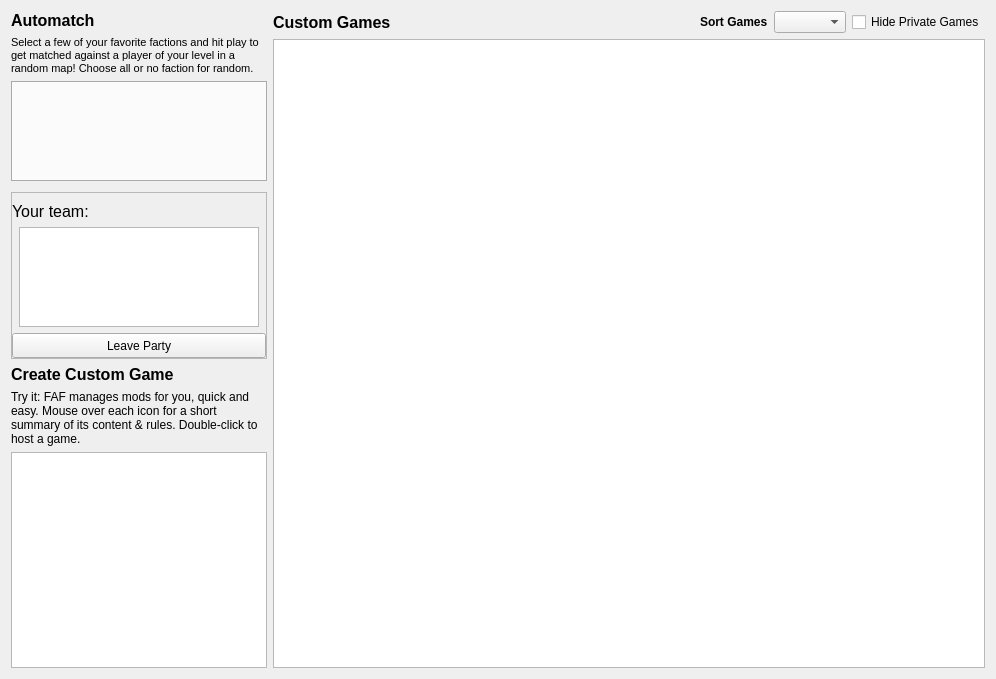
<?xml version="1.0" encoding="UTF-8"?>
<ui version="4.0">
 <class>Form</class>
 <widget class="QWidget" name="Form">
  <property name="geometry">
   <rect>
    <x>0</x>
    <y>0</y>
    <width>996</width>
    <height>679</height>
   </rect>
  </property>
  <property name="sizePolicy">
   <sizepolicy hsizetype="Expanding" vsizetype="Expanding">
    <horstretch>0</horstretch>
    <verstretch>0</verstretch>
   </sizepolicy>
  </property>
  <property name="windowTitle">
   <string>Form</string>
  </property>
  <layout class="QGridLayout" name="gridLayout_3">
   <item row="0" column="0">
    <widget class="QFrame" name="frame">
     <property name="sizePolicy">
      <sizepolicy hsizetype="Fixed" vsizetype="Expanding">
       <horstretch>0</horstretch>
       <verstretch>0</verstretch>
      </sizepolicy>
     </property>
     <property name="lineWidth">
      <number>0</number>
     </property>
     <layout class="QVBoxLayout" name="verticalLayout">
      <property name="leftMargin">
       <number>0</number>
      </property>
      <property name="topMargin">
       <number>0</number>
      </property>
      <property name="rightMargin">
       <number>0</number>
      </property>
      <property name="bottomMargin">
       <number>0</number>
      </property>
      <item>
       <widget class="QLabel" name="labelAutomatch">
        <property name="palette">
         <palette>
          <active/>
          <inactive/>
          <disabled/>
         </palette>
        </property>
        <property name="font">
         <font>
          <family>Segoe UI</family>
          <pointsize>12</pointsize>
          <bold>true</bold>
         </font>
        </property>
        <property name="text">
         <string>Automatch</string>
        </property>
       </widget>
      </item>
      <item>
       <widget class="QLabel" name="labelRankedHint">
        <property name="mouseTracking">
         <bool>true</bool>
        </property>
        <property name="text">
         <string>&lt;!DOCTYPE HTML PUBLIC &quot;-//W3C//DTD HTML 4.0//EN&quot; &quot;http://www.w3.org/TR/REC-html40/strict.dtd&quot;&gt;&lt;html&gt;&lt;head&gt;&lt;meta name=&quot;qrichtext&quot; content=&quot;1&quot; /&gt;&lt;style type=&quot;text/css&quot;&gt;p, li { white-space: pre-wrap; }&lt;/style&gt;&lt;/head&gt;&lt;body style=&quot; font-family:'MS Shell Dlg 2'; font-size:8.25pt; font-weight:400; font-style:normal;&quot;&gt;&lt;p style=&quot; margin-top:12px; margin-bottom:12px; margin-left:0px; margin-right:0px; -qt-block-indent:0; text-indent:0px;&quot;&gt;Select a few of your favorite factions and hit play to get matched against a player of your level in a random map! Choose all or no faction for random.&lt;/p&gt;&lt;/body&gt;&lt;/html&gt;</string>
        </property>
        <property name="wordWrap">
         <bool>true</bool>
        </property>
       </widget>
      </item>
      <item>
       <widget class="QTabWidget" name="matchmakerQueues">
        <property name="sizePolicy">
         <sizepolicy hsizetype="Preferred" vsizetype="Preferred">
          <horstretch>0</horstretch>
          <verstretch>0</verstretch>
         </sizepolicy>
        </property>
        <property name="minimumSize">
         <size>
          <width>50</width>
          <height>100</height>
         </size>
        </property>
        <property name="tabPosition">
         <enum>QTabWidget::TabPosition::South</enum>
        </property>
        <property name="currentIndex">
         <number>-1</number>
        </property>
        <property name="iconSize">
         <size>
          <width>12</width>
          <height>12</height>
         </size>
        </property>
        <property name="elideMode">
         <enum>Qt::TextElideMode::ElideMiddle</enum>
        </property>
        <property name="usesScrollButtons">
         <bool>true</bool>
        </property>
        <property name="tabBarAutoHide">
         <bool>true</bool>
        </property>
       </widget>
      </item>
      <item>
       <spacer name="verticalSpacer_3">
        <property name="orientation">
         <enum>Qt::Orientation::Vertical</enum>
        </property>
        <property name="sizeType">
         <enum>QSizePolicy::Policy::Fixed</enum>
        </property>
        <property name="sizeHint" stdset="0">
         <size>
          <width>20</width>
          <height>5</height>
         </size>
        </property>
       </spacer>
      </item>
      <item>
       <widget class="QFrame" name="partyInfo">
        <property name="frameShape">
         <enum>QFrame::Shape::StyledPanel</enum>
        </property>
        <property name="frameShadow">
         <enum>QFrame::Shadow::Raised</enum>
        </property>
        <layout class="QVBoxLayout" name="verticalLayout_3">
         <property name="leftMargin">
          <number>0</number>
         </property>
         <property name="rightMargin">
          <number>0</number>
         </property>
         <property name="bottomMargin">
          <number>0</number>
         </property>
         <item>
          <widget class="QLabel" name="labelTmmInfo">
           <property name="font">
            <font>
             <pointsize>12</pointsize>
            </font>
           </property>
           <property name="text">
            <string>Your team:</string>
           </property>
          </widget>
         </item>
         <item>
          <layout class="QHBoxLayout" name="horizontalLayout">
           <property name="bottomMargin">
            <number>0</number>
           </property>
           <item>
            <widget class="QListWidget" name="teamList">
             <property name="sizePolicy">
              <sizepolicy hsizetype="Preferred" vsizetype="Preferred">
               <horstretch>0</horstretch>
               <verstretch>0</verstretch>
              </sizepolicy>
             </property>
             <property name="maximumSize">
              <size>
               <width>240</width>
               <height>100</height>
              </size>
             </property>
             <property name="font">
              <font>
               <pointsize>11</pointsize>
               <bold>false</bold>
              </font>
             </property>
             <property name="selectionMode">
              <enum>QAbstractItemView::SelectionMode::SingleSelection</enum>
             </property>
             <property name="selectionBehavior">
              <enum>QAbstractItemView::SelectionBehavior::SelectRows</enum>
             </property>
             <property name="iconSize">
              <size>
               <width>25</width>
               <height>25</height>
              </size>
             </property>
             <property name="textElideMode">
              <enum>Qt::TextElideMode::ElideMiddle</enum>
             </property>
            </widget>
           </item>
          </layout>
         </item>
         <item>
          <layout class="QHBoxLayout" name="horizontalLayout_3">
           <property name="bottomMargin">
            <number>0</number>
           </property>
           <item>
            <spacer name="horizontalSpacer">
             <property name="orientation">
              <enum>Qt::Orientation::Horizontal</enum>
             </property>
             <property name="sizeType">
              <enum>QSizePolicy::Policy::Preferred</enum>
             </property>
             <property name="sizeHint" stdset="0">
              <size>
               <width>0</width>
               <height>0</height>
              </size>
             </property>
            </spacer>
           </item>
           <item>
            <widget class="QPushButton" name="leaveButton">
             <property name="sizePolicy">
              <sizepolicy hsizetype="Preferred" vsizetype="Preferred">
               <horstretch>0</horstretch>
               <verstretch>0</verstretch>
              </sizepolicy>
             </property>
             <property name="minimumSize">
              <size>
               <width>75</width>
               <height>25</height>
              </size>
             </property>
             <property name="text">
              <string>Leave Party</string>
             </property>
            </widget>
           </item>
          </layout>
         </item>
        </layout>
       </widget>
      </item>
      <item>
       <widget class="QLabel" name="labelHostGame">
        <property name="font">
         <font>
          <family>Segoe UI</family>
          <pointsize>12</pointsize>
          <bold>true</bold>
         </font>
        </property>
        <property name="text">
         <string>Create Custom Game</string>
        </property>
       </widget>
      </item>
      <item>
       <widget class="QLabel" name="labelModHint">
        <property name="text">
         <string>&lt;html&gt;&lt;head/&gt;&lt;body&gt;&lt;p&gt;Try it: FAF manages mods for you, quick and easy. Mouse over each icon for a short summary of its content &amp;amp; rules. Double-click to host a game.&lt;/p&gt;&lt;/body&gt;&lt;/html&gt;</string>
        </property>
        <property name="wordWrap">
         <bool>true</bool>
        </property>
       </widget>
      </item>
      <item>
       <widget class="QListWidget" name="modList">
        <property name="sizePolicy">
         <sizepolicy hsizetype="Expanding" vsizetype="Expanding">
          <horstretch>0</horstretch>
          <verstretch>0</verstretch>
         </sizepolicy>
        </property>
        <property name="focusPolicy">
         <enum>Qt::FocusPolicy::NoFocus</enum>
        </property>
        <property name="dragDropMode">
         <enum>QAbstractItemView::DragDropMode::InternalMove</enum>
        </property>
        <property name="selectionMode">
         <enum>QAbstractItemView::SelectionMode::NoSelection</enum>
        </property>
        <property name="iconSize">
         <size>
          <width>32</width>
          <height>32</height>
         </size>
        </property>
        <property name="verticalScrollMode">
         <enum>QAbstractItemView::ScrollMode::ScrollPerPixel</enum>
        </property>
        <property name="movement">
         <enum>QListView::Movement::Snap</enum>
        </property>
        <property name="flow">
         <enum>QListView::Flow::TopToBottom</enum>
        </property>
        <property name="resizeMode">
         <enum>QListView::ResizeMode::Fixed</enum>
        </property>
        <property name="layoutMode">
         <enum>QListView::LayoutMode::SinglePass</enum>
        </property>
        <property name="spacing">
         <number>0</number>
        </property>
        <property name="viewMode">
         <enum>QListView::ViewMode::ListMode</enum>
        </property>
        <property name="sortingEnabled">
         <bool>true</bool>
        </property>
       </widget>
      </item>
     </layout>
    </widget>
   </item>
   <item row="0" column="1">
    <widget class="QFrame" name="listFrame">
     <property name="frameShape">
      <enum>QFrame::Shape::NoFrame</enum>
     </property>
     <property name="frameShadow">
      <enum>QFrame::Shadow::Raised</enum>
     </property>
     <property name="lineWidth">
      <number>0</number>
     </property>
     <layout class="QVBoxLayout" name="verticalLayout_2">
      <property name="spacing">
       <number>6</number>
      </property>
      <property name="margin" stdset="0">
       <number>0</number>
      </property>
      <item>
       <widget class="QFrame" name="gameListHeaderFrame">
        <property name="frameShape">
         <enum>QFrame::Shape::NoFrame</enum>
        </property>
        <property name="frameShadow">
         <enum>QFrame::Shadow::Raised</enum>
        </property>
        <property name="lineWidth">
         <number>0</number>
        </property>
        <layout class="QHBoxLayout" name="gameListHeaderLayout">
         <property name="spacing">
          <number>6</number>
         </property>
         <property name="margin" stdset="0">
          <number>0</number>
         </property>
         <item>
          <widget class="QLabel" name="labelJoinGame">
           <property name="sizePolicy">
            <sizepolicy hsizetype="MinimumExpanding" vsizetype="Preferred">
             <horstretch>0</horstretch>
             <verstretch>0</verstretch>
            </sizepolicy>
           </property>
           <property name="palette">
            <palette>
             <active/>
             <inactive/>
             <disabled/>
            </palette>
           </property>
           <property name="font">
            <font>
             <family>Segoe UI</family>
             <pointsize>12</pointsize>
             <bold>true</bold>
            </font>
           </property>
           <property name="text">
            <string>Custom Games</string>
           </property>
           <property name="margin">
            <number>0</number>
           </property>
           <property name="indent">
            <number>0</number>
           </property>
          </widget>
         </item>
         <item>
          <widget class="QLabel" name="labelSortGames">
           <property name="sizePolicy">
            <sizepolicy hsizetype="Maximum" vsizetype="Preferred">
             <horstretch>0</horstretch>
             <verstretch>0</verstretch>
            </sizepolicy>
           </property>
           <property name="palette">
            <palette>
             <active/>
             <inactive/>
             <disabled/>
            </palette>
           </property>
           <property name="font">
            <font>
             <family>Segoe UI</family>
             <pointsize>9</pointsize>
             <bold>true</bold>
            </font>
           </property>
           <property name="text">
            <string>Sort Games</string>
           </property>
          </widget>
         </item>
         <item>
          <widget class="QComboBox" name="sortGamesComboBox">
           <property name="sizePolicy">
            <sizepolicy hsizetype="Maximum" vsizetype="Fixed">
             <horstretch>0</horstretch>
             <verstretch>0</verstretch>
            </sizepolicy>
           </property>
           <property name="focusPolicy">
            <enum>Qt::FocusPolicy::NoFocus</enum>
           </property>
          </widget>
         </item>
         <item>
          <widget class="QCheckBox" name="hideGamesWithPw">
           <property name="focusPolicy">
            <enum>Qt::FocusPolicy::NoFocus</enum>
           </property>
           <property name="text">
            <string>Hide Private Games</string>
           </property>
          </widget>
         </item>
        </layout>
       </widget>
      </item>
      <item>
       <widget class="QListView" name="gameList">
        <property name="focusPolicy">
         <enum>Qt::FocusPolicy::NoFocus</enum>
        </property>
        <property name="selectionMode">
         <enum>QAbstractItemView::SelectionMode::NoSelection</enum>
        </property>
        <property name="iconSize">
         <size>
          <width>100</width>
          <height>100</height>
         </size>
        </property>
        <property name="textElideMode">
         <enum>Qt::TextElideMode::ElideMiddle</enum>
        </property>
        <property name="verticalScrollMode">
         <enum>QAbstractItemView::ScrollMode::ScrollPerPixel</enum>
        </property>
        <property name="horizontalScrollMode">
         <enum>QAbstractItemView::ScrollMode::ScrollPerPixel</enum>
        </property>
        <property name="movement">
         <enum>QListView::Movement::Static</enum>
        </property>
        <property name="flow">
         <enum>QListView::Flow::LeftToRight</enum>
        </property>
        <property name="resizeMode">
         <enum>QListView::ResizeMode::Adjust</enum>
        </property>
        <property name="viewMode">
         <enum>QListView::ViewMode::IconMode</enum>
        </property>
        <property name="uniformItemSizes">
         <bool>true</bool>
        </property>
       </widget>
      </item>
     </layout>
    </widget>
   </item>
  </layout>
 </widget>
 <resources/>
 <connections/>
</ui>
